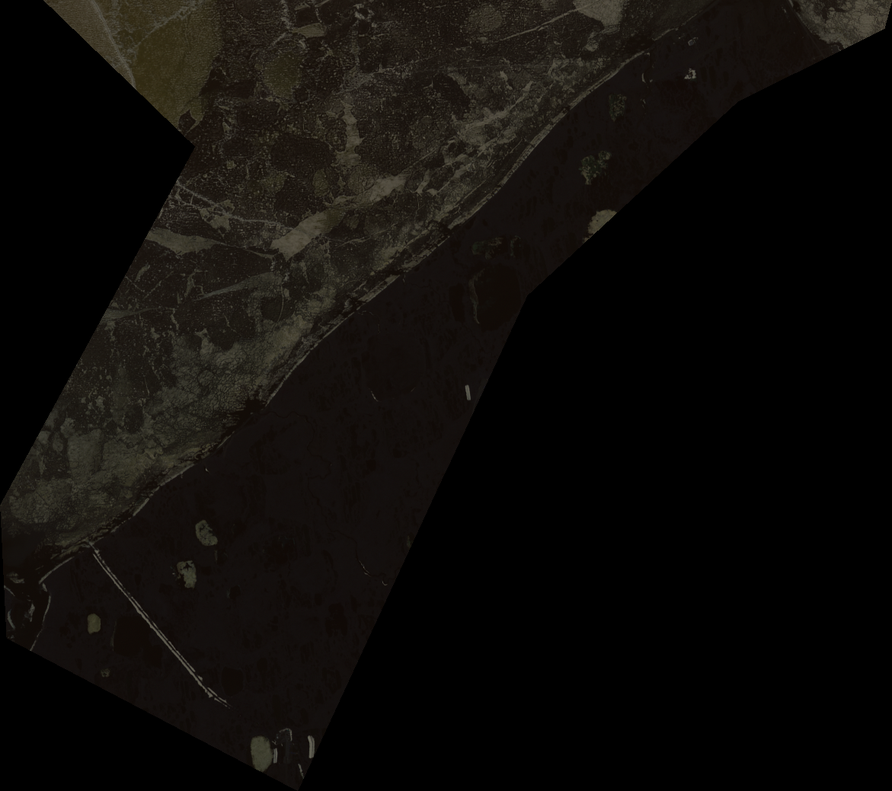
#> input picture tif with ice/rgb_converted_int16.png, 892 x 791 px, shrunk from 1171 x 1039 before the run, found by its file name
$ python test_skimage.py
#> lines starting #> are read from the running program, lines starting #| are printed output that depends on the picture
import numpy as np
import matplotlib.pyplot as plt
from scipy import ndimage as ndi

from skimage import feature, io, filters


# Generate noisy image of a square
im = io.imread("/home/nelson/PycharmProjects/coastline_detection_with_LANDSAT/rgb_converted_int16.png", as_gray=True)
#> im: shape (791, 892) float64; min 0, max 0.401, mean 0.0493

# im = ndi.gaussian_filter(im, 4)
# im += 0.2 * np.random.random(im.shape)
# im = filters.gaussian(im, sigma=5)

# Compute the Canny filter for two values of sigma
edges1 = feature.canny(im, sigma=0.9)
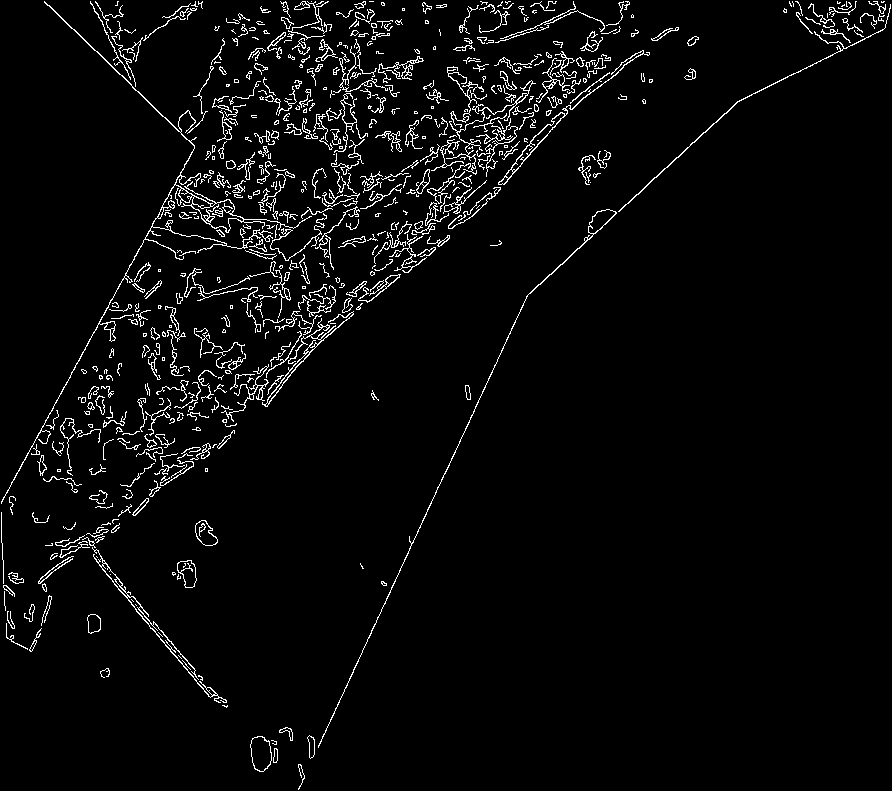
#> edges1: shape (791, 892) bool; 3.7% white in thin lines or dots
edges2 = feature.canny(im, sigma=1)
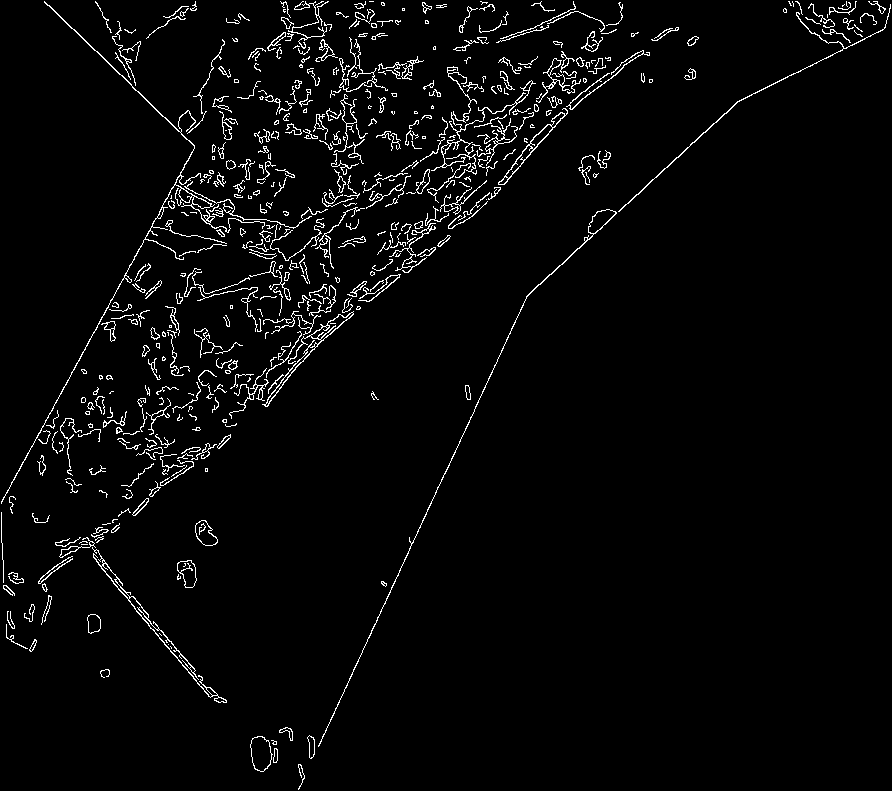
#> edges2: shape (791, 892) bool; 3.2% white in thin lines or dots

# display results
fig, (ax1, ax2, ax3) = plt.subplots(nrows=1, ncols=3, figsize=(8, 3),
                                    sharex=True, sharey=True)

ax1.imshow(im, cmap=plt.cm.gray)
ax1.axis('off')
ax1.set_title('noisy image', fontsize=20)

ax2.imshow(edges1, cmap=plt.cm.gray)
ax2.axis('off')
ax2.set_title('Canny filter, $\sigma=1$', fontsize=20)

ax3.imshow(edges2, cmap=plt.cm.gray)
ax3.axis('off')
ax3.set_title('Canny filter, $\sigma=3$', fontsize=20)

fig.tight_layout()

plt.show()
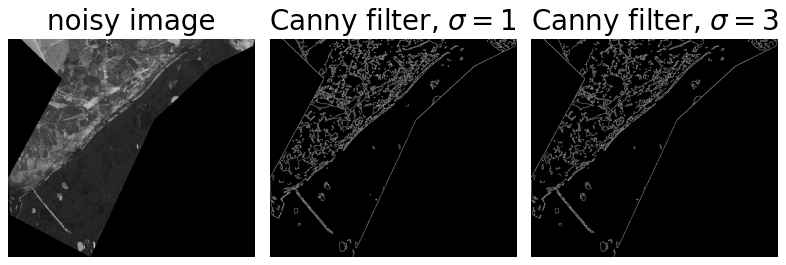
#> figure drawn by matplotlib, 3 panels
